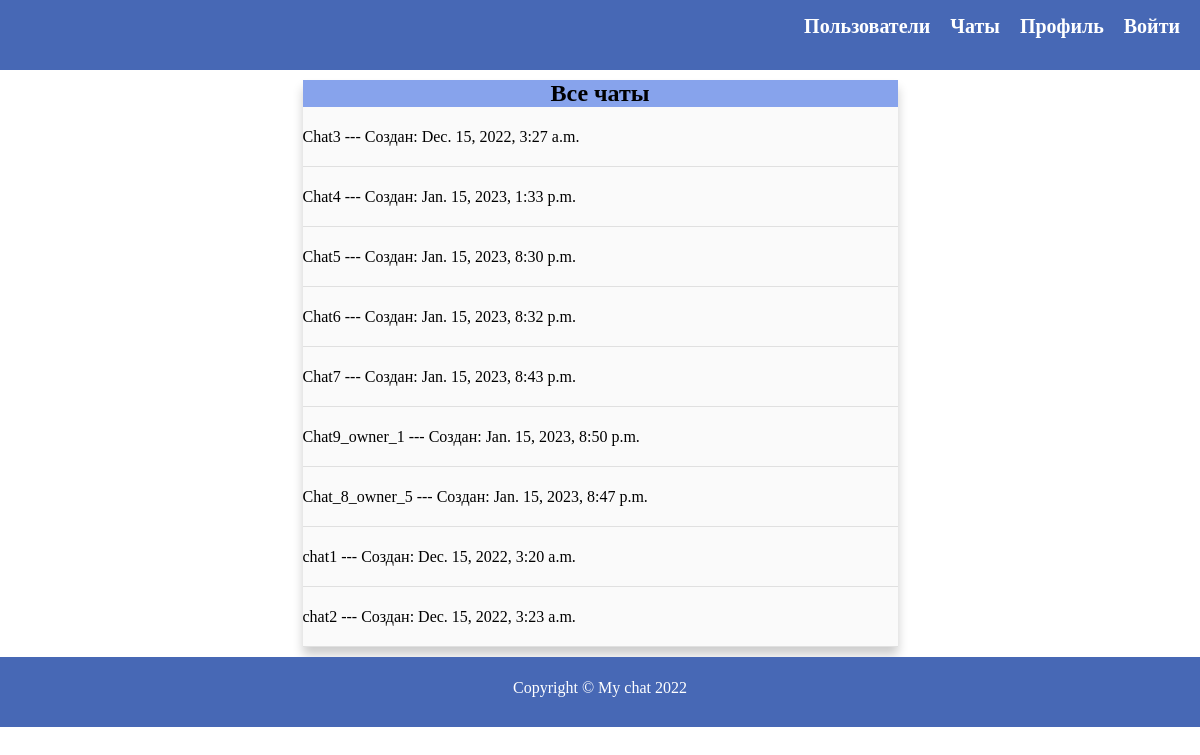
Screenshot of /allchats/ with the database file from the repository.
### chatback/models.py (models this page shows, shortened)
class Chatroom(models.Model):
    name = models.CharField(max_length=64, unique=True, verbose_name='Chat name')
    dtcreate = models.DateTimeField(auto_now_add=True, verbose_name='Datetime chat')
    owner = models.ForeignKey(Member, related_name='memberowner', on_delete=models.CASCADE, verbose_name='User-creater')
    guests = models.ManyToManyField(Member, related_name='memberguest', blank=True, verbose_name='Members of chat')
    def get_absolute_url(self):
        return reverse('chat', args=[str(self.id)])

### chatback/views.py (the view)
# urls.py: path('allchats/', AllChatsList.as_view(), name='allchatslist'),
class AllChatsList(ListView):
    model = Chatroom
    ordering = 'name'
    template_name = 'allchatslist.html'
    context_object_name = 'allchatslist'
    paginate_by = 50

### templates/allchatslist.html (shortened to what this page needs)
{% extends 'flatpages/index.html' %}
{% load custom_tags %}
{% load static %}
{% block content %}
<div class="list-members">
    <h2 align="center"> Все чаты </h2>
    {% for one in allchatslist %}
    <div class="member" onClick="document.location.pathname='{{ one.get_absolute_url }}'">
        {{one.name}} --- Создан: {{one.dtcreate}}
    </div>
    {% endfor %}
</div>
{% endblock content %}

### templates/flatpages/index.html (shortened to what this page needs)
<!DOCTYPE html>
{% load custom_tags %}
<html lang="en">
<head>
    {% load static %}
    <link rel="stylesheet" href="{% static 'css/istyle.css' %}">
</head>
<body>
<header class="header-block">
    <nav>
        <ul class="menu">
            <li><a href="/allmembers/">Пользователи</a></li>
            <li><a href="/allchats/">Чаты</a></li>
            <li><a href="/profile/">Профиль</a></li>
            {% if user.is_authenticated %}
                <li><a href="/accounts/logout/">Выйти</a></li>
            {% else %}
                <li><a href="/accounts/login/">Войти</a></li>
            {% endif %}
        </ul>
    </nav>
</header>
<div class="page-container">
    {% block content %}
    {% endblock %}
</div>
<footer class="footer-block">
    <div class="footer-container">
        <p class="copyright">Copyright &copy; My chat 2022</p>
    </div>
</footer>
</body>
</html>

### static/css/istyle.css (style rules this page uses)
* { margin: 0; padding: 0; box-sizing: border-box; text-decoration: none; list-style-type: none; }
.header-block { height: 70px; background-color: #4768b5; margin-bottom: 10px; }
.menu { display: flex; padding: 15px 0 15px 10px; align-items: center; display: flex; justify-content: right; }
nav ul li { font-size: 12px; }
nav ul li a { margin-right: 20px; font-weight: bolder; vertical-align: middle; font-size: 20px; color: white; letter-spacing: 0px; }
.page-container { display: flex; justify-content: space-around; align-items: flex-start; }
.list-members { width: calc(50% - 5px); box-shadow: 0px 8px 10px rgba(0, 0, 0, 0.20); overflow: hidden; background-color: #87a3ec; display: inline-block; justify-content: flex-start; align-items: center; }
.list-members .member { width: 100%; height: 60px; background-color: #FAFAFA; border-bottom: solid 1px #E0E0E0; display: flex; align-items: center; cursor: pointer; }
.footer-block { margin-top: 10px; height: 70px; background-color: #4768b5; position: relative; }
.footer-container { width: 100%; padding-right: var(--bs-gutter-x, 0.75rem); padding-left: var(--bs-gutter-x, 0.75rem); padding-top: var(--bs-gutter-x, 0.75rem); margin-right: auto; margin-left: auto; }
.copyright { margin: 10px; color: white; font-size: 16px; text-align: center; }

### rows the page displays
Chatroom: name "Chat3", dtcreate "Dec. 15, 2022, 3:27 a.m."
Chatroom: name "Chat4", dtcreate "Jan. 15, 2023, 1:33 p.m."
Chatroom: name "Chat5", dtcreate "Jan. 15, 2023, 8:30 p.m."
Chatroom: name "Chat6", dtcreate "Jan. 15, 2023, 8:32 p.m."
Chatroom: name "Chat7", dtcreate "Jan. 15, 2023, 8:43 p.m."
Chatroom: name "Chat9_owner_1", dtcreate "Jan. 15, 2023, 8:50 p.m."
Chatroom: name "Chat_8_owner_5", dtcreate "Jan. 15, 2023, 8:47 p.m."
Chatroom: name "chat1", dtcreate "Dec. 15, 2022, 3:20 a.m."
Chatroom: name "chat2", dtcreate "Dec. 15, 2022, 3:23 a.m."
